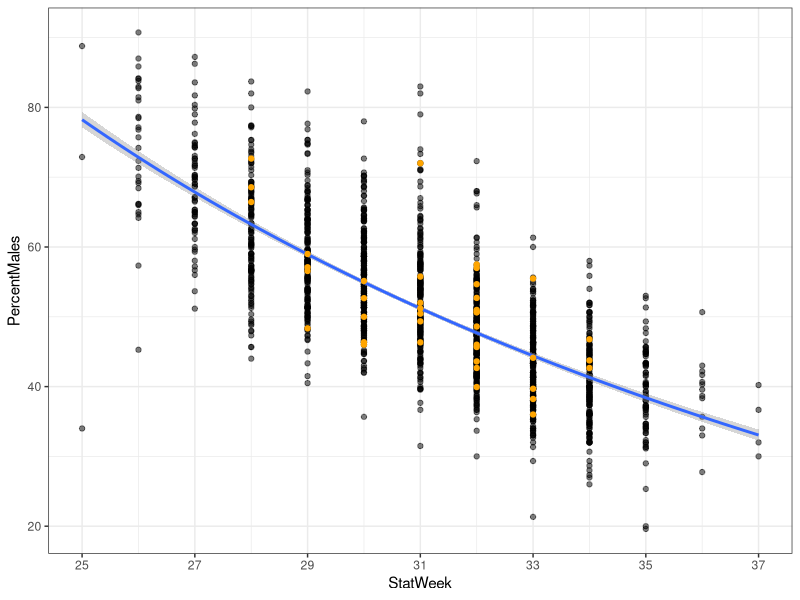
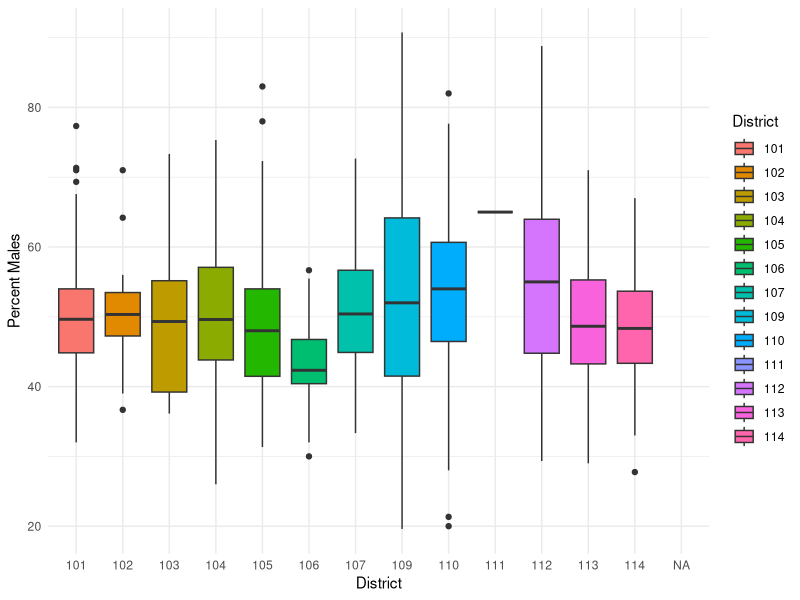

Write the R code that produced these figures, in order.
# ADF&G R Intro Workshop
# Justin Priest & Matt Tyers
# justin.priest@alaska.gov
# matt.tyers@alaska.gov

#####  MOTIVATING EXAMPLE  #####
#####      Pink Ratio      #####
# Difficulty: Moderate

# This script is to demonstrate some of the power of R.
# Below, we use real world data that we'll import and clean up.
# Next, we'll plot our data in several ways to visualize it.
# Finally, we'll do some modeling to make inferences and decisions!


### BACKGROUND:
# In Southeast Alaska, run timing of pink salmon can be inferred
#  using the sex ratio of males to females. 
# Earlier in the season there are more males. 
# Plotting and modeling these data gives us an indication of run timing



library(tidyverse)
library(lubridate)



pinkratio <- read_csv("data/OceanAK_PinkSalmonRatio_2000-2020.csv") %>% 
  rename("PercentMales" = "Percent Males",
         "SampleSize" = "Sample Size",
         "StatWeek" = "Stat Week",
         "CatchDate" = "Catch Date",
         "FishWeight_lbs" = "Fish Weight Pounds",
         "NumberFishWeighed" = "Number of Fish Weighed") %>%
  mutate(CatchDate = ymd(as.POSIXct(CatchDate, format = "%m/%d/%Y", tz = "US/Alaska")),
         CatchMonth = month(CatchDate),
         PercentMales_01 = PercentMales / 100) %>%
  filter(StatWeek < 40)
pinkratio


pinkratio %>%
  ggplot(aes(x=StatWeek, y=PercentMales)) +
  geom_point(alpha = 0.5) + 
  geom_smooth(formula = y ~ exp(x / (1 - x)), method = "lm") +
  geom_point(data = pinkratio %>% filter(Year == 2020), color = "orange") +
  scale_x_continuous(breaks = seq(from=25, to=37, by=2)) +
  theme_bw()


pinkratio %>%
  ggplot(aes(x=as.factor(District), y=PercentMales, fill = as.factor(District))) +
  geom_boxplot() +
  labs(fill = "District", x = "District", y = "Percent Males") +
  theme_minimal()



# The glm() function is a Generalized Linear Model which we can use for modeling percent males
# We'll construct a few binomial models, compare the output, and 
pinkmodelfull <- glm(PercentMales_01 ~ StatWeek + Year + District, 
                     family = "binomial", data = pinkratio)

pinkmodel1 <- glm(PercentMales_01 ~ StatWeek, 
                     family = "binomial", data = pinkratio)

pinkmodel2 <- glm(PercentMales_01 ~ StatWeek + Year, 
                     family = "binomial", data = pinkratio)

pinkmodelnull <- glm(PercentMales_01 ~ 1, 
                      family = "binomial", data = pinkratio)

summary(pinkmodelfull)
summary(pinkmodel1)
summary(pinkmodel2)
summary(pinkmodelnull)

AIC(pinkmodelfull, pinkmodel1, pinkmodel2, pinkmodelnull)





